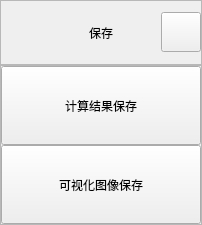
         <widget class="QWidget" name="extraLeftBox_file">
          <layout class="QVBoxLayout" name="verticalLayout_31">
           <property name="spacing">
            <number>0</number>
           </property>
           <property name="leftMargin">
            <number>0</number>
           </property>
           <property name="topMargin">
            <number>0</number>
           </property>
           <property name="rightMargin">
            <number>0</number>
           </property>
           <property name="bottomMargin">
            <number>0</number>
           </property>
           <item>
            <widget class="QFrame" name="extraTop3">
             <property name="minimumSize">
              <size>
               <width>0</width>
               <height>65</height>
              </size>
             </property>
             <property name="maximumSize">
              <size>
               <width>16777215</width>
               <height>65</height>
              </size>
             </property>
             <property name="frameShape">
              <enum>QFrame::StyledPanel</enum>
             </property>
             <property name="frameShadow">
              <enum>QFrame::Raised</enum>
             </property>
             <layout class="QHBoxLayout" name="horizontalLayout_10">
              <property name="spacing">
               <number>0</number>
              </property>
              <property name="leftMargin">
               <number>0</number>
              </property>
              <property name="topMargin">
               <number>0</number>
              </property>
              <property name="rightMargin">
               <number>0</number>
              </property>
              <property name="bottomMargin">
               <number>0</number>
              </property>
              <item>
               <widget class="QFrame" name="extraToplogo3">
                <property name="minimumSize">
                 <size>
                  <width>40</width>
                  <height>0</height>
                 </size>
                </property>
                <property name="maximumSize">
                 <size>
                  <width>40</width>
                  <height>40</height>
                 </size>
                </property>
                <property name="layoutDirection">
                 <enum>Qt::LeftToRight</enum>
                </property>
                <property name="styleSheet">
                 <string notr="true">background-image: url(:/icons/images/icons/save_mini.png);

</string>
                </property>
                <property name="frameShape">
                 <enum>QFrame::NoFrame</enum>
                </property>
                <property name="frameShadow">
                 <enum>QFrame::Raised</enum>
                </property>
               </widget>
              </item>
              <item>
               <widget class="QLabel" name="extraTopLabel3">
                <property name="minimumSize">
                 <size>
                  <width>120</width>
                  <height>0</height>
                 </size>
                </property>
                <property name="maximumSize">
                 <size>
                  <width>120</width>
                  <height>16777215</height>
                 </size>
                </property>
                <property name="text">
                 <string>保存</string>
                </property>
                <property name="alignment">
                 <set>Qt::AlignCenter</set>
                </property>
               </widget>
              </item>
              <item>
               <widget class="QPushButton" name="extraCloseBtn3">
                <property name="minimumSize">
                 <size>
                  <width>40</width>
                  <height>40</height>
                 </size>
                </property>
                <property name="maximumSize">
                 <size>
                  <width>40</width>
                  <height>40</height>
                 </size>
                </property>
                <property name="cursor">
                 <cursorShape>PointingHandCursor</cursorShape>
                </property>
                <property name="styleSheet">
                 <string notr="true">image: url(:/icons/images/icons/return.png);</string>
                </property>
                <property name="text">
                 <string/>
                </property>
                <property name="iconSize">
                 <size>
                  <width>40</width>
                  <height>40</height>
                 </size>
                </property>
               </widget>
              </item>
             </layout>
            </widget>
           </item>
           <item>
            <widget class="QFrame" name="extraTopMenu3">
             <property name="minimumSize">
              <size>
               <width>0</width>
               <height>160</height>
              </size>
             </property>
             <property name="maximumSize">
              <size>
               <width>16777215</width>
               <height>160</height>
              </size>
             </property>
             <property name="frameShape">
              <enum>QFrame::StyledPanel</enum>
             </property>
             <property name="frameShadow">
              <enum>QFrame::Raised</enum>
             </property>
             <layout class="QVBoxLayout" name="verticalLayout_22">
              <property name="spacing">
               <number>0</number>
              </property>
              <property name="leftMargin">
               <number>0</number>
              </property>
              <property name="topMargin">
               <number>0</number>
              </property>
              <property name="rightMargin">
               <number>0</number>
              </property>
              <property name="bottomMargin">
               <number>0</number>
              </property>
              <item>
               <widget class="QPushButton" name="btn_res">
                <property name="maximumSize">
                 <size>
                  <width>16777215</width>
                  <height>80</height>
                 </size>
                </property>
                <property name="text">
                 <string>计算结果保存</string>
                </property>
               </widget>
              </item>
              <item>
               <widget class="QPushButton" name="btn_img">
                <property name="maximumSize">
                 <size>
                  <width>16777215</width>
                  <height>80</height>
                 </size>
                </property>
                <property name="text">
                 <string>可视化图像保存</string>
                </property>
               </widget>
              </item>
             </layout>
            </widget>
           </item>
           <item>
            <widget class="QFrame" name="extraBottom3">
             <property name="frameShape">
              <enum>QFrame::StyledPanel</enum>
             </property>
             <property name="frameShadow">
              <enum>QFrame::Raised</enum>
             </property>
            </widget>
           </item>
          </layout>
         </widget>
